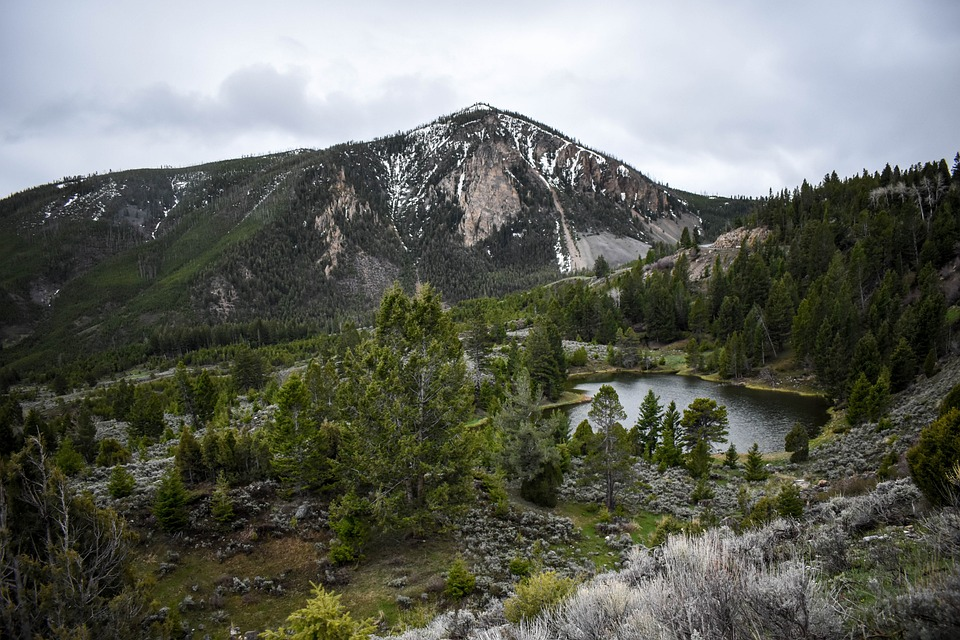
#> input picture OpenCV/Manipulando Imagem/montanha.jpg, 960 x 640 px
$ python main.py
#> lines starting #> are read from the running program, lines starting #| are printed output that depends on the picture
import cv2

#  Essa desgraça não tá funcionando, mas é assim que se faz
img = cv2.imread('montanha.jpg')  # Lê o endereço da imagem
#> img is the input picture: shape (640, 960, 3); mean B, G, R 97.7, 105.7, 102.8

imgRszed = cv2.resize(img, (0, 0), fx = 0.5, fy = 0.5)  # Diminui a dimensão da imagem em 50% da largula e altura
'''
img é a imagem a ser passada para redimensionar
Aqui, (0, 0) significa que a dimensão final é calculada pelo opencv.
fx é fator de escala aplicado à largura da imagem e fy é o fator de escala
aplicado à altura. Se os valor para ambos forem 2, a imagem final
terá o dobro da largura e altura, se for 0.5, terão largura e altura
iguais a metade da dimensão da imagem original.
'''

imgGray = cv2.cvtColor(img, cv2.COLOR_BGR2GRAY)  # Imagem cinza
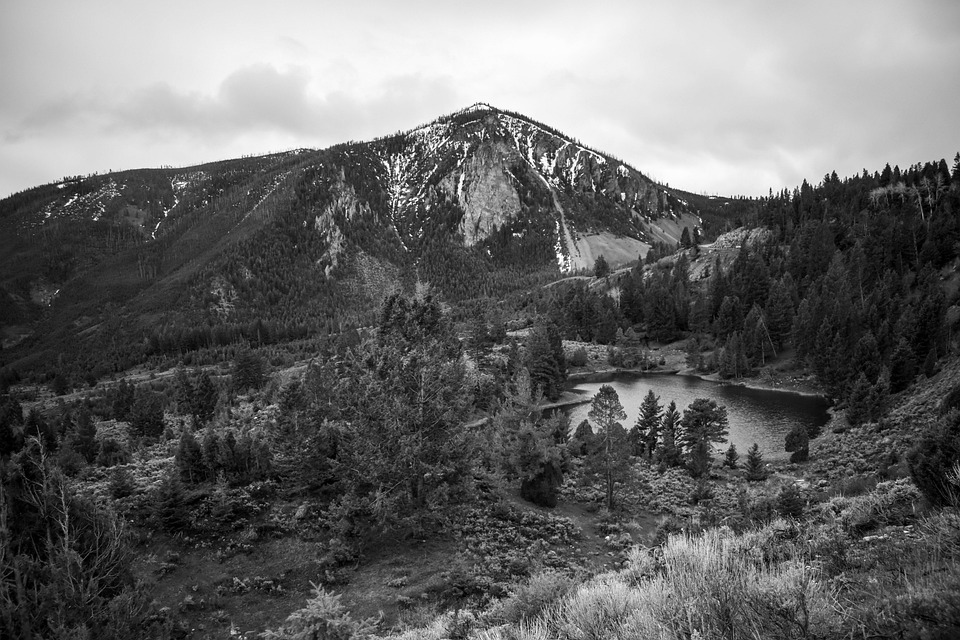
#> imgGray: shape (640, 960); min 0, max 255, mean 104
cv2.imshow('Imagem', img)  # Mostra a imagem com a legenda 'Imagem' na janela
cv2.waitKey(0)  # Com o valor 0, espera por tempo indefinido até que alguma tecla seja pressionada
cv2.destroyAllWindows()  # Fecha todas as janelas

$ run again, with OpenCV/Manipulando Imagem/arvores.jpg copied over OpenCV/Manipulando Imagem/montanha.jpg
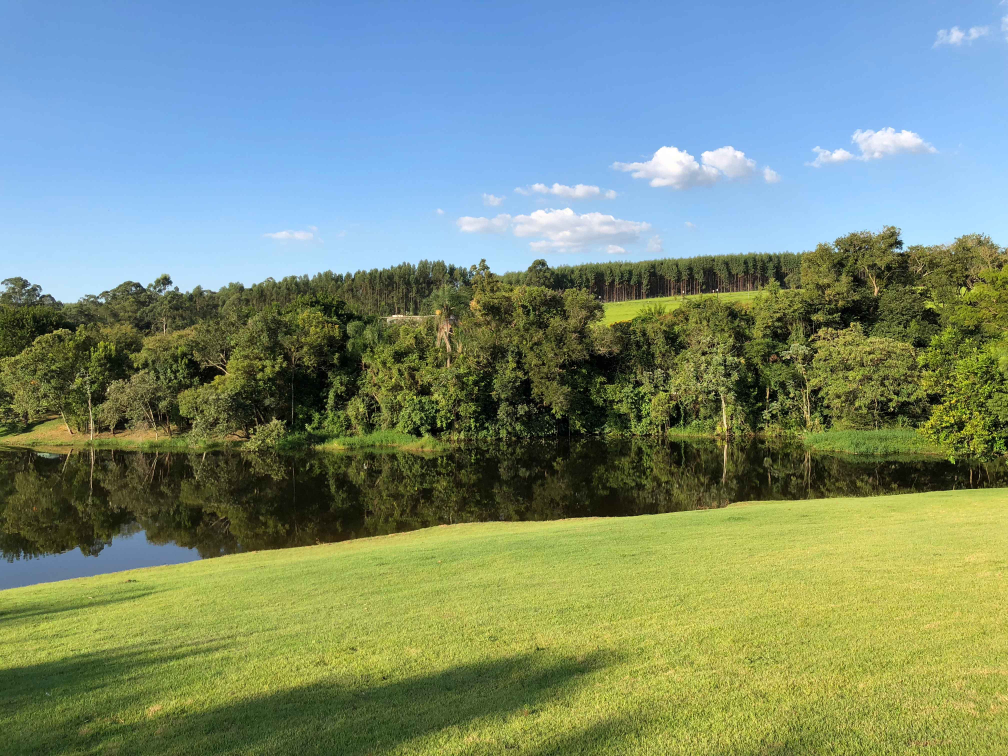
#> input picture OpenCV/Manipulando Imagem/arvores.jpg, 4032 x 3024 px (shown at 1/4 size)
#> img is the input picture: shape (3024, 4032, 3); mean B, G, R 120.5, 142.4, 122.4
#> `imgGray = cv2.cvtColor(img, cv2.COLOR_BGR2GRAY)`:
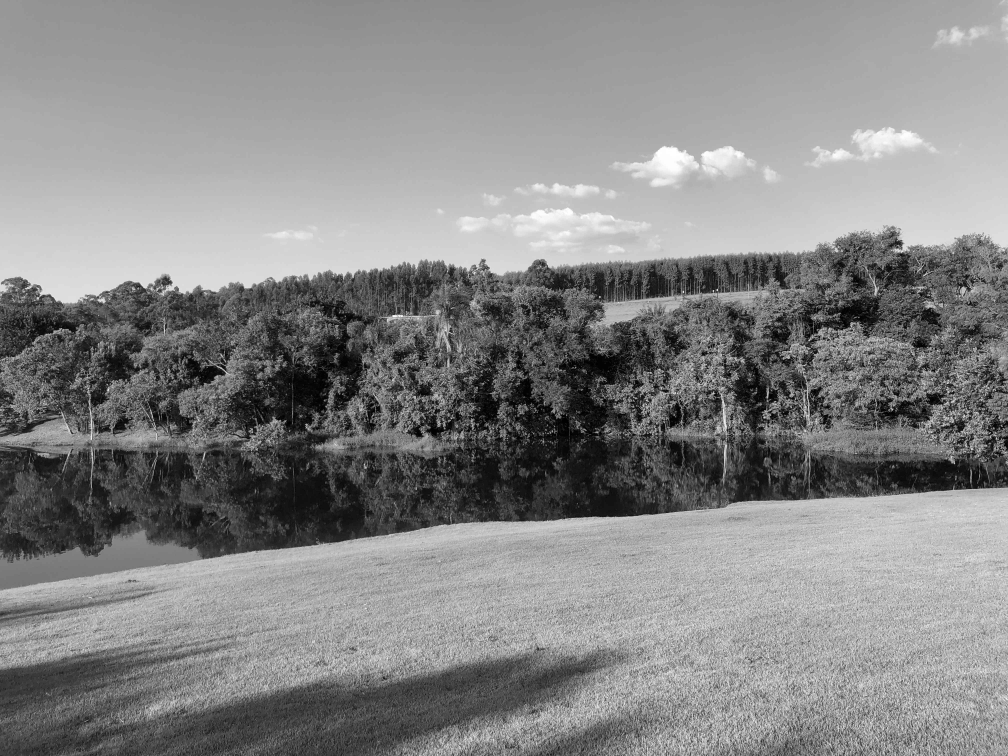
#> imgGray: shape (3024, 4032) (shown at 1/4 size); min 0, max 255, mean 133.9
